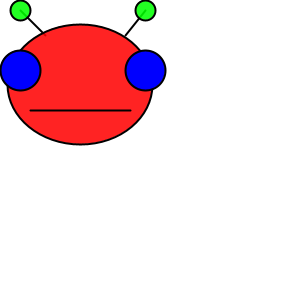
Frame 1 (no input)
Frame 60 (the mouse pressed at the canvas centre just before this capture): identical to frame 1, image omitted
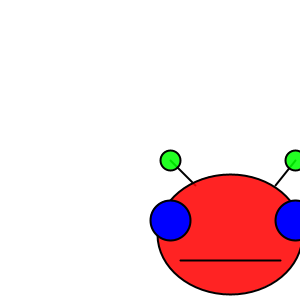
Frame 120 (the mouse held since frame 60 and released just before this capture)

The Processing sketch that drew these frames (run headless with seeded random() and noise(); from frame 60 on, the mouse is pressed at the canvas centre):

// Processing sketch: processing_122810
// ── processing_122810.pde

void setup() {
size(300,300);
}

void draw() {
background(255);
stroke(0);
strokeWeight(2);
line(mouseX +20,mouseY +10,mouseX +45,mouseY+35);
line(mouseX+145,mouseY+10,mouseX+125,mouseY+35);
fill(0,255,0,220);    //stokbolletjes\\
ellipse(mouseX+20,mouseY+10,20,20);
ellipse(mouseX+145,mouseY+10,20,20);


fill(255,0,0,220);
ellipse(mouseX+80,mouseY+84,145,120);  //face\\

fill(0,0,255);
ellipse(mouseX+20,mouseY+70,40,40);  //eyes\\
ellipse(mouseX+145,mouseY+70,40,40);

stroke(0);
line(mouseX+30,mouseY+110,mouseX+130,mouseY+110);  //mouth\\

println("i'm an alien");
}
